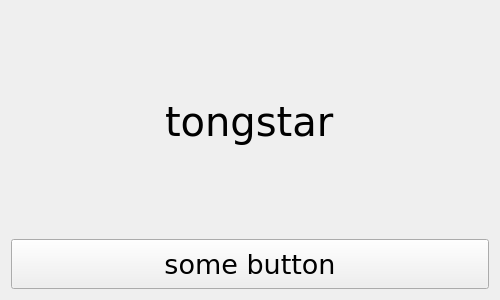
<?xml version="1.0" encoding="UTF-8"?>
<ui version="4.0">
 <class>MainWindow</class>
 <widget class="QMainWindow" name="MainWindow">
  <property name="geometry">
   <rect>
    <x>0</x>
    <y>0</y>
    <width>500</width>
    <height>300</height>
   </rect>
  </property>
  <property name="minimumSize">
   <size>
    <width>300</width>
    <height>100</height>
   </size>
  </property>
  <property name="windowTitle">
   <string>CMake and Qt Widgets</string>
  </property>
  <widget class="QWidget" name="centralWidget">
   <layout class="QVBoxLayout" name="verticalLayout">
    <item alignment="Qt::AlignHCenter">
     <widget class="QLabel" name="label">
      <property name="font">
       <font>
        <family>Verdana</family>
        <pointsize>30</pointsize>
       </font>
      </property>
      <property name="text">
       <string>tongstar</string>
      </property>
      <property name="wordWrap">
       <bool>true</bool>
      </property>
     </widget>
    </item>
    <item>
     <widget class="QPushButton" name="pushButton">
      <property name="minimumSize">
       <size>
        <width>0</width>
        <height>50</height>
       </size>
      </property>
      <property name="font">
       <font>
        <family>Verdana</family>
        <pointsize>20</pointsize>
       </font>
      </property>
      <property name="text">
       <string>some button</string>
      </property>
      <property name="flat">
       <bool>false</bool>
      </property>
     </widget>
    </item>
   </layout>
  </widget>
 </widget>
 <layoutdefault spacing="6" margin="11"/>
 <resources/>
 <connections/>
</ui>
